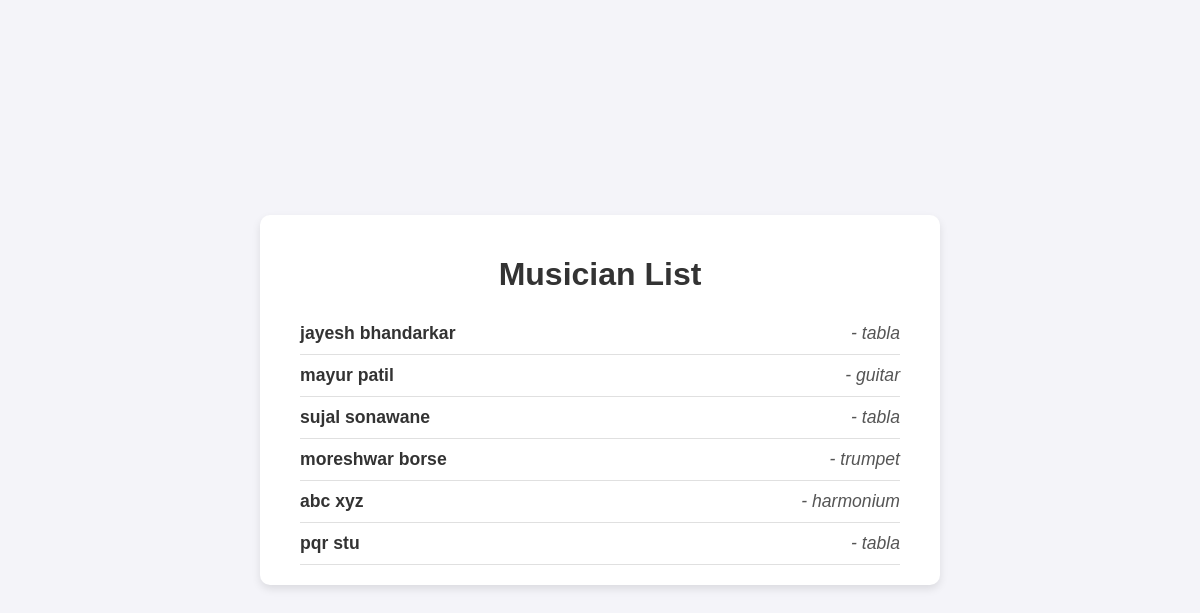
/musician-list/, run on the app's committed database.
### Pro/models.py (models this page shows, shortened)
class Musician(models.Model):
    first_name = models.CharField(max_length=50)
    last_name = models.CharField(max_length=50)
    instrument = models.CharField(max_length=100)

### Pro/views.py (the view)
# urls.py: path('musician-list/', views.musician_list, name='musician_list'),
def musician_list(request):
    musicians = Musician.objects.all()
    return render(request, 'musician_list.html', {'musicians': musicians})

### templates/musician_list.html (shortened to what this page needs)
<!DOCTYPE html>
<html>
<head>
</head>
<body>
    <div class="container">
        <h1>Musician List</h1>
        <ul class="musician-list">
            {% for musician in musicians %}
            <li class="musician-item">
                <span class="name">{{ musician.first_name }} {{ musician.last_name }}</span>
                <span class="instrument">- {{ musician.instrument }}</span>
            </li>
            {% endfor %}
        </ul>
    </div>
</body>
</html>

### templates/musician_list.html (style rules this page uses)
body { font-family: 'Arial', sans-serif; background-color: #f4f4f9; margin: 0; padding: 0; display: flex; justify-content: center; align-items: center; min-height: 100vh; }
.container { background-color: #ffffff; padding: 20px 40px; border-radius: 10px; box-shadow: 0 4px 8px rgba(0, 0, 0, 0.1); max-width: 600px; width: 100%; text-align: center; }
h1 { font-size: 2rem; color: #333; margin-bottom: 20px; }
.musician-list { list-style-type: none; padding: 0; margin: 0; }
.musician-item { padding: 10px 0; font-size: 1.1rem; border-bottom: 1px solid #e0e0e0; display: flex; justify-content: space-between; align-items: center; transition: background-color 0.3s ease; }
.name { font-weight: bold; color: #333; }
.instrument { font-style: italic; color: #555; }

### data on the page
Musician: first_name "jayesh", last_name "bhandarkar", instrument "tabla"
Musician: first_name "mayur", last_name "patil", instrument "guitar"
Musician: first_name "sujal", last_name "sonawane", instrument "tabla"
Musician: first_name "moreshwar", last_name "borse", instrument "trumpet"
Musician: first_name "abc", last_name "xyz", instrument "harmonium"
Musician: first_name "pqr", last_name "stu", instrument "tabla"
